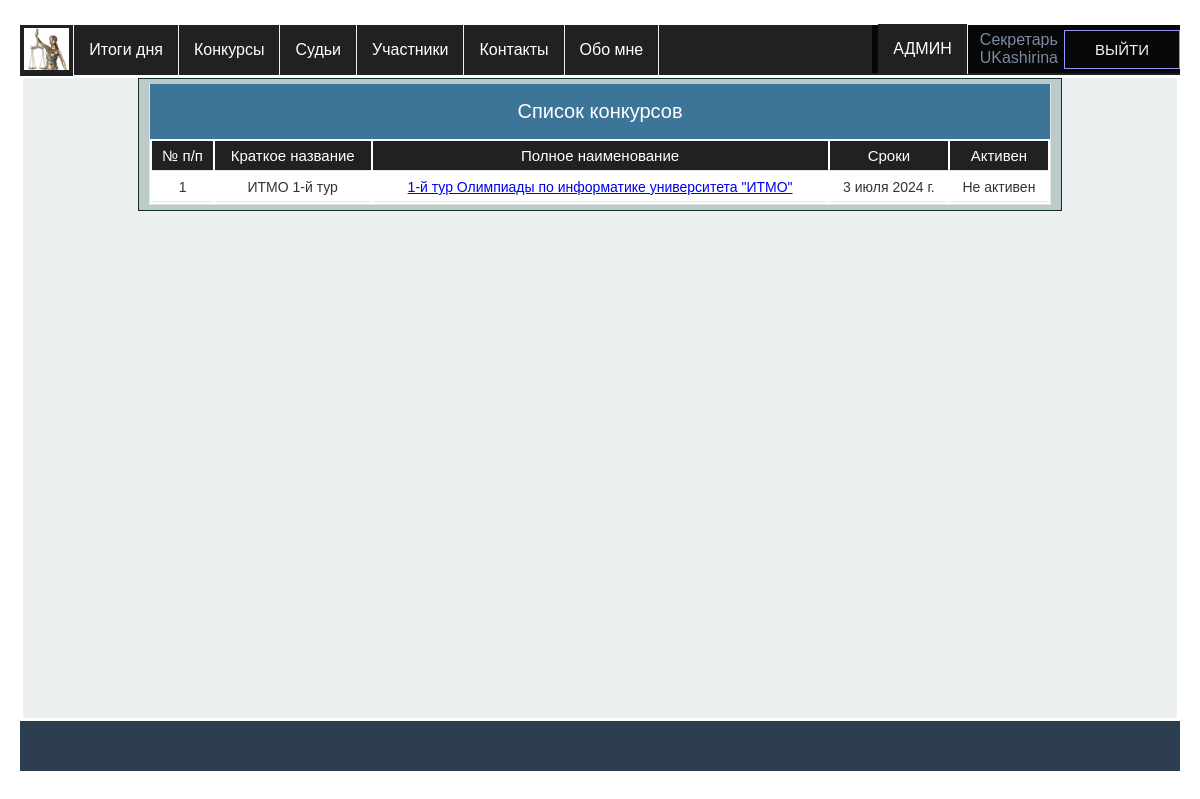
Screenshot of /competitions/all/ (signed in) with the database file from the repository.
### app_for_judges/models.py (models this page shows, shortened)
class Judge(models.Model):
    STATUSES = (
        ('M', 'Главный судья'),
        ('J', 'Судья'),
        ('S', 'Секретарь'),
        ('O', 'Наблюдатель'),
    )
    class Meta:
        db_table = 'judges'
        verbose_name = _('Судья')
        verbose_name_plural = _('Судьи')
    user = models.OneToOneField(User, on_delete=models.CASCADE)
    patronymic = models.CharField(_('Отчество'), max_length=25, null=True, blank=True, default=None)
    post = models.CharField(_('Занимаемая должность'), max_length=100,
                            default='Преподаватель ОД (математика, информатика и ИКТ)')
    regalia = models.TextField(_('Заслуги и регалии'), default='Преподаватель высшей категории')
    organization = models.CharField(_('Место работы'), max_length=100, default='Оренбургское ПКУ')
    status = models.CharField(_('Статус на соревнованиях'), max_length=1,
                              choices=STATUSES, default='O')
    competitions = models.ManyToManyField(Competition, blank=True, default='Нет')

### app_for_competitions/models.py (models this page shows, shortened)
class Competition(models.Model):
    class Meta:
        db_table = 'competitions'
        verbose_name = _('Конкурс')  # наименование в админке в единственном числе
        verbose_name_plural = _('Конкурсы')  # наименование в админке во множественном числе
    name = models.CharField(_('Сокращенное название'), max_length=50, unique=True)
    fullname = models.CharField(_('Полное наименование конкурса'), max_length=200,
                                default=None)
    date = models.DateField(_('Дата проведения'),
                            help_text="Дата начала")
    active = models.BooleanField(_('Активен'), default=True)

### app_for_competitions/views.py (the view)
# urls.py: path('all/', edit_competitions, name='all_competitions'),
def edit_competitions(request):
    competitions = Competition.objects.filter(date__gte=datetime.now()).order_by('-active', 'date')
    context = dict()
    context['competitions'] = competitions
    context['table_title'] = COMPETITIONS_TABLE_TITLE
    context['title'] = "Конкурсы"
    return render(request, 'app_for_competitions/view_competitions.html', context=context)

### app_for_competitions/templates/app_for_competitions/view_competitions.html (shortened to what this page needs)
{% extends 'base.html' %}
{% load static %}
{% block content %}
<div class="row">
    <div class="table-caption">Список конкурсов</div>
    <table id="table">
        <thead>
        <tr>
            {% for value in table_title %}
            {% if value != 'Редактор' %}
            <th>{{ value }}</th>
            {% else %}
            {% if user.judge.status == 'M' or user.judge.status == 'J' %}
            <th>{{ value }}</th>
            {% endif %}
            {% endif %}
            {% endfor %}
        </tr>
        </thead>
        <tbody>
        {% for competition in competitions %}
        <tr>
            <td>{{forloop.counter}}</td>
            <td>{{competition.name}}</td>
            <td><a href="{% url 'view_competition' pk=competition.id %}"> {{ competition.fullname }}</a></td>
            <td>{{competition.date}}</td>
            <td>
                {% if user.judge.status == 'M' or user.judge.status == 'J' %}
                <div class="container">
                    <a href="{% url 'competition_activate' pk=competition.id %}" class="btn a_btn">
                        {% if competition.active %}
                        Деактивировать
                        {% else %}
                        Активировать
                        {% endif %}
                    </a>
                </div>
                {% else %}
                {% if competition.active %}
                <span>Активен</span>
                {% else %}
                <span>Не активен</span>
                {% endif %}
                {% endif %}
            </td>
        </tr>
        {% endfor %}
        </tbody>
    </table>
</div>
{% endblock %}

### templates/base.html (shortened to what this page needs)
<!DOCTYPE html>
{% load static %}
<html lang="ru">
<head>
    <link rel="stylesheet" href="{% static 'css/stylesheet.css' %}" type="text/css">
</head>
<body>
<div class="wrapper">
    <header>
        <ul>
            <li>
                <a class="a_menu_logo" href="{% url 'home' %}">
                    <image class="logo" src="{% static 'image/femidalittle.png' %}">
                </a>
            </li>
            <li><a class="a_menu" href="{% url 'competition_result' %}">Итоги дня</a></li>
            <li><a class="a_menu" href="{% url 'all_competitions' %}">Конкурсы</a></li>
            <li><a class="a_menu" href="{% url 'judges_list' filter='all' %}">Судьи</a></li>
            <li><a class="a_menu" href="#">Участники</a>
            </li>
            <li><a class="a_menu" href="{% url 'contacts' %}">Контакты</a></li>
            <li><a class="a_menu" href="{% url 'about' %}">Обо мне</a></li>
            <div class="container enter">
                {% if user.is_authenticated %}
                <div class="user_name"><a class="a_menu" href="/admin">АДМИН</a></div>
                <div class="user_name">{{user.judge.get_status_display }} <br> {{ user.username }}</div>
                <a href="{% url 'users:logout' %}" class="btn a_btn">Выйти</a>
                {% else %}
                <a href="{% url 'users:login' %}" class="btn a_btn">Войти</a>
                <a href="{% url 'users:register' %}" class="btn a_btn">Регистрация</a>
                {% endif %}
            </div>
        </ul>
    </header>
    <main>
        {% block content %}{% endblock %}
    </main>
    <footer>
    </footer>
</div>
</body>
</html>

### static/css/stylesheet.css (style rules this page uses)
.wrapper { height: 90vh; flex-direction: column; }
main { flex: 1; background-color: #ecf0f1; min-height: 80vh; margin: 3px; }
header { height: 50px; }
footer { background-color: #2c3e50; color: white; height: 50px; padding: 5px; }
* { box-sizing: border-box; }
.row { overflow: hidden; max-width: 80%; min-height: 2px; background-color: #bbcbc9; margin: 0 auto; border: 1px solid #123123; padding: 5px 10px; }
ul { list-style: none; margin: 0; padding-left: 0; margin-top: 25px; background: #212121; height: 50px; }
.a_menu { text-decoration: none; background: #212121; color: #fff; padding: 0 15px; font-family: arial; line-height: 50px; display: block; border-right: 1px solid #ecf0f1; -moz-transition: all 0.3s 0.01s ease; -o-transition: all 0.3s 0.01s ease; -webkit-transition: all 0.3s 0.01s ease; }
.a_menu_logo { text-decoration: none; background: #212121; color: #fff; padding: 0 4px; display: block; border-right: 1px solid #ecf0f1; -moz-transition: all 0.3s 0.01s ease; -o-transition: all 0.3s 0.01s ease; -webkit-transition: all 0.3s 0.01s ease; }
.logo { margin: 3px auto 2px; height: 42px; }
.enter { float: right; }
li { float: left; position: relative; }
* { -moz-box-sizing: border-box; -webkit-box-sizing: border-box; box-sizing: border-box; }
html { color: #333333; font-size: 62.5%; }
body { font: normal 16px Tahoma, Geneva, Helvetica, sans-serif; margin: 0 auto; padding: 0; min-width: 1000px; }
@media only all and (min-width: 760px) { body { padding-left: 20px; padding-right: 20px; padding-right: 2rem; padding-left: 2rem; } }
table { display: block; margin: 0; border: none; background: #fff; font-size: 14px; font-size: 1.4rem; }
@media only all and (min-width: 760px) { table { display: table; width: 100%; border: 1px solid #e5e5e5; border-top: none; } }
tbody { display: block; }
@media only all and (min-width: 760px) { tbody { display: table-row-group; } }
.table-caption { display: block; width: 100%; background: #3c7598; color: #fff; font-size: 20px; font-size: 2rem; text-align: center; height: 44px; line-height: 44px; border: none; border-bottom: 2px solid #999; }
@media only all and (min-width: 760px) { .table-caption { border: 1px solid #e5e5e5; border-top: none; border-bottom: none; height: 55px; line-height: 55px; } }
tr { position: relative; display: block; border-bottom: 1px solid #ccc; padding: 8px; padding: 0.8rem; }
@media only all and (min-width: 760px) { tr { display: table-row; } }
thead tr { display: none; }
@media only all and (min-width: 760px) { thead { background: #212121; color: #fff; } }
@media only all and (min-width: 760px) { thead tr { display: table-row; } }
@media only all and (min-width: 760px) { thead tr th { font-weight: normal; font-size: 15px; font-size: 1.5rem; } }
td { display: block; border: none; position: relative; text-align: left; }
@media only all and (min-width: 760px) { td, th { display: table-cell; padding: 6px; padding: 0.6rem; border-bottom: 1px solid #e5e5e5; text-align: center; } }
td:before { content: attr(data-label); display: inline-block; width: 15%; background: #999; border-radius: 6px; height: 20px; margin: 0px 10px 0px 0px; margin: 0rem 1rem 0rem 0rem; padding: 0px 5px; padding: 0rem 0.5rem; font-size: 10px; font-size: 1rem; line-height: 20px; text-align: center; color: #fff; overflow: hidden; }
@media only all and (min-width: 560px) { td:before { width: 12%; font-size: 12px; font-size: 1.2rem; } }
@media only all and (min-width: 760px) { td:before { content: ""; display: none; } }
.container { background: linear-gradient(rgba(0, 0, 0, 0.8), rgba(0, 0, 0, 0.8)); font-family: Arial, Helvetica, sans-serif; display: flex; justify-content: center; align-items: center; height: 3em; padding: 0; margin: 0; }
.a_btn { font-size: 1.5rem; padding: 1rem 3rem; color: #f4f4f4; text-transform: uppercase; }
.btn { text-decoration: none; border: 1px solid rgb(146, 148, 248); position: relative; overflow: hidden; display: flex; justify-content: center; }
.btn:before { content: ""; position: absolute; top: 0; left: -100%; width: 100%; height: 100%; background: linear-gradient( 120deg, transparent, rgba(146, 148, 248, 0.4), transparent ); transition: all 650ms; }
.user_name { color: #7a8ba2; margin: 6px; text-align: center; }

### rows the page displays
Competition: name "ИТМО 1-й тур", fullname "1-й тур Олимпиады по информатике университета \"ИТМО\"", date "3 июля 2024 г.", active "Не активен"

### other values shown
{{ user.judge.get_status_display }} "Секретарь"
{{ user.username }} "UKashirina"
{{ value }} "№ п/п" "Краткое название" "Полное наименование" "Сроки" "Активен"
